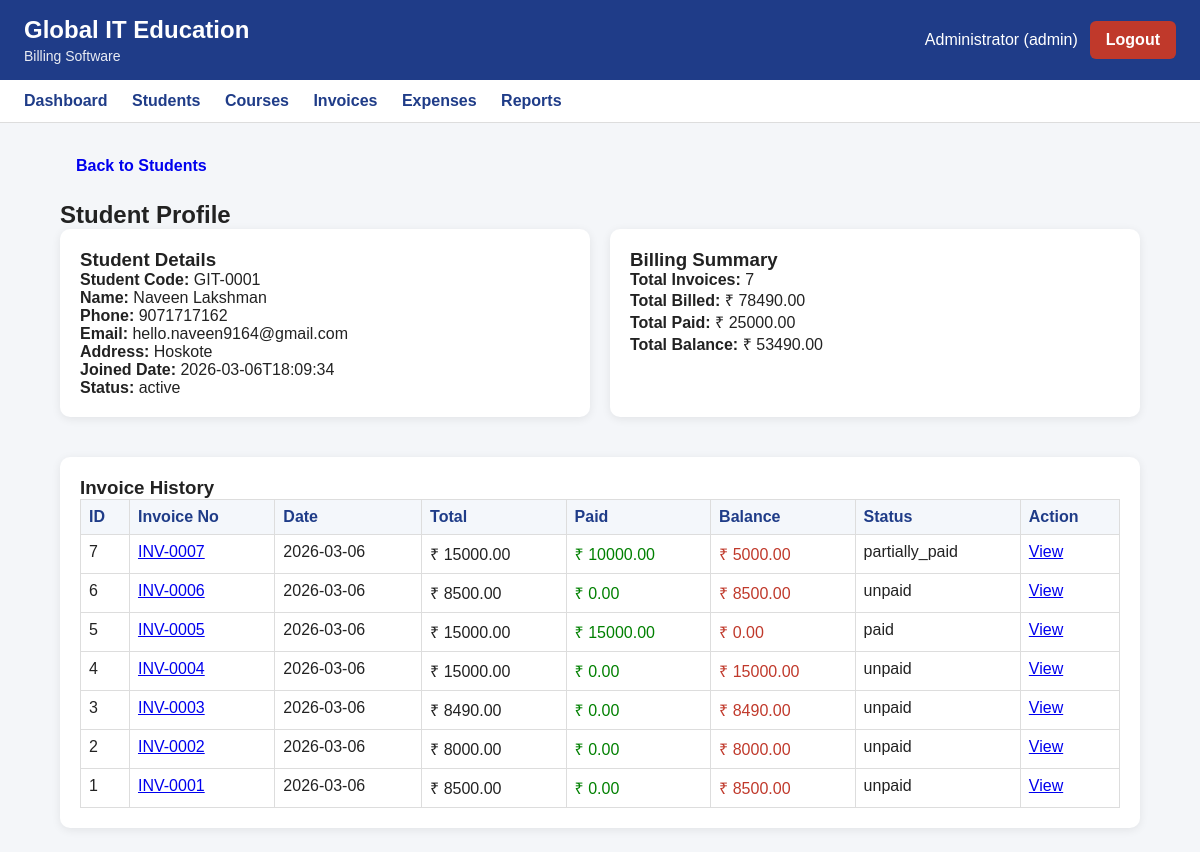
The app's page /student/1 (signed in) with its own data.
### tables this page shows
CREATE TABLE students (
            id INTEGER PRIMARY KEY AUTOINCREMENT,
            student_code TEXT NOT NULL UNIQUE,
            full_name TEXT NOT NULL,
            phone TEXT NOT NULL,
            email TEXT,
            address TEXT,
            joined_date TEXT NOT NULL,
            status TEXT NOT NULL DEFAULT 'active'
                CHECK(status IN ('active', 'completed', 'dropped')),
            created_at TEXT NOT NULL,
            updated_at TEXT
        , branch_id INTEGER);

CREATE TABLE invoices (
            id INTEGER PRIMARY KEY AUTOINCREMENT,
            invoice_no TEXT NOT NULL UNIQUE,
            student_id INTEGER NOT NULL,
            invoice_date TEXT NOT NULL,
            subtotal REAL NOT NULL DEFAULT 0,
            discount_type TEXT NOT NULL DEFAULT 'none'
                CHECK(discount_type IN ('none', 'fixed', 'percentage')),
            discount_value REAL NOT NULL DEFAULT 0,
            discount_amount REAL NOT NULL DEFAULT 0,
            total_amount REAL NOT NULL DEFAULT 0,
            installment_type TEXT NOT NULL DEFAULT 'full'
                CHECK(installment_type IN ('full', 'custom')),
            notes TEXT,
            status TEXT NOT NULL DEFAULT 'unpaid'
                CHECK(status IN ('unpaid', 'partially_paid', 'paid', 'cancelled')),
            created_by INTEGER NOT NULL,
            created_at TEXT NOT NULL,
            updated_at TEXT, branch_id INTEGER,
            FOREIGN KEY (student_id) REFERENCES students(id),
            FOREIGN KEY (created_by) REFERENCES users(id)
        );

### app.py (the view)
@app.route("/student/<int:student_id>")
@login_required
def student_profile(student_id):
    conn = get_conn()
    cur = conn.cursor()
    cur.execute("""
        SELECT *
        FROM students
        WHERE id = ?
    """, (student_id,))
    student = cur.fetchone()
    if not student:
        conn.close()
        flash("Student not found.", "danger")
        return redirect(url_for("students"))
    cur.execute("""
        SELECT
            invoices.id,
            invoices.invoice_no,
            invoices.invoice_date,
            invoices.total_amount,
            invoices.status,
            IFNULL(SUM(payments.amount_paid), 0) AS paid_amount
        FROM invoices
        LEFT JOIN payments
            ON payments.invoice_id = invoices.id
        WHERE invoices.student_id = ?
        GROUP BY invoices.id
        ORDER BY invoices.id DESC
    """, (student_id,))
    invoices = cur.fetchall()
    cur.execute("""
        SELECT
            COUNT(*) AS total_invoices,
            IFNULL(SUM(total_amount), 0) AS total_billed
        FROM invoices
        WHERE student_id = ?
    """, (student_id,))
    invoice_summary = cur.fetchone()
    cur.execute("""
        SELECT
            IFNULL(SUM(payments.amount_paid), 0) AS total_paid
        FROM payments
        JOIN invoices
            ON payments.invoice_id = invoices.id
        WHERE invoices.student_id = ?
    """, (student_id,))
    payment_summary = cur.fetchone()
    total_invoices = int(invoice_summary["total_invoices"] or 0)
    total_billed = float(invoice_summary["total_billed"] or 0)
    total_paid = float(payment_summary["total_paid"] or 0)
    total_balance = total_billed - total_paid
    conn.close()
    return render_template(
        "student_profile.html",
        student=student,
        invoices=invoices,
        total_invoices=total_invoices,
        total_billed=total_billed,
        total_paid=total_paid,
        total_balance=total_balance
    )

### app.py (called while the page is built)
def login_required(route_function):
    from functools import wraps
    @wraps(route_function)
    def wrapper(*args, **kwargs):
        if "user_id" not in session:
            flash("Please login first.", "warning")
            return redirect(url_for("login"))
        return route_function(*args, **kwargs)
    return wrapper

### db.py (called while the page is built)
def get_conn():
    conn = sqlite3.connect(DB_PATH)
    conn.row_factory = sqlite3.Row
    conn.execute("PRAGMA foreign_keys = ON;")
    return conn

### templates/student_profile.html
{% extends "base.html" %}
{% block content %}
<div class="page-actions no-print">
  <a class="btn" href="{{ url_for('students') }}">Back to Students</a>
</div>
<h2>Student Profile</h2>
<div class="grid">
  <div class="card">
    <h3>Student Details</h3>
    <p><strong>Student Code:</strong> {{ student.student_code }}</p>
    <p><strong>Name:</strong> {{ student.full_name }}</p>
    <p><strong>Phone:</strong> {{ student.phone or "-" }}</p>
    <p><strong>Email:</strong> {{ student.email or "-" }}</p>
    <p><strong>Address:</strong> {{ student.address or "-" }}</p>
    <p><strong>Joined Date:</strong> {{ student.joined_date }}</p>
    <p><strong>Status:</strong> {{ student.status }}</p>
  </div>
  <div class="card">
    <h3>Billing Summary</h3>
    <p><strong>Total Invoices:</strong> {{ total_invoices }}</p>
    <p><strong>Total Billed:</strong> ₹ {{ "%.2f"|format(total_billed or 0) }}</p>
    <p><strong>Total Paid:</strong> ₹ {{ "%.2f"|format(total_paid or 0) }}</p>
    <p><strong>Total Balance:</strong> ₹ {{ "%.2f"|format(total_balance or 0) }}</p>
  </div>
</div>
<div class="card">
  <h3>Invoice History</h3>
  <table border="1" width="100%" cellpadding="10" class="billing-table">
    <tr>
      <th>ID</th>
      <th>Invoice No</th>
      <th>Date</th>
      <th>Total</th>
      <th>Paid</th>
      <th>Balance</th>
      <th>Status</th>
      <th>Action</th>
    </tr>
    {% for inv in invoices %}
    {% set balance = (inv.total_amount or 0) - (inv.paid_amount or 0) %}
    <tr>
      <td>{{ inv.id }}</td>
      <td>
        <a href="{{ url_for('invoice_view', invoice_id=inv.id) }}">
          {{ inv.invoice_no }}
        </a>
      </td>
      <td>{{ inv.invoice_date }}</td>
      <td>₹ {{ "%.2f"|format(inv.total_amount or 0) }}</td>
      <td style="color:green;">₹ {{ "%.2f"|format(inv.paid_amount or 0) }}</td>
      <td style="color:#c0392b;">₹ {{ "%.2f"|format(balance or 0) }}</td>
      <td>{{ inv.status }}</td>
      <td>
        <a href="{{ url_for('invoice_view', invoice_id=inv.id) }}">View</a>
      </td>
    </tr>
    {% else %}
    <tr>
      <td colspan="8" style="text-align:center;">No invoices found for this student.</td>
    </tr>
    {% endfor %}
  </table>
</div>
{% endblock %}

### static/style.css (style rules this page uses)
* { box-sizing: border-box; margin: 0; padding: 0; font-family: Arial, sans-serif; }
body { background: #f4f6f9; color: #222; }
.card { background: white; border-radius: 10px; padding: 20px; margin-bottom: 20px; box-shadow: 0 2px 10px rgba(0,0,0,0.08); }
.btn { display: inline-block; text-decoration: none; border: none; padding: 10px 16px; border-radius: 6px; cursor: pointer; font-weight: bold; }
.grid { display: grid; grid-template-columns: repeat(auto-fit, minmax(220px, 1fr)); gap: 20px; margin-bottom: 20px; }
.billing-table { width: 100%; border-collapse: collapse; }
.billing-table th, .billing-table td { border: 1px solid #ddd; padding: 8px; vertical-align: top; }
.billing-table th { background: #f4f7fb; color: #1f3c88; text-align: left; }
.page-actions { margin-bottom: 16px; }

### records on screen
students: student_code "GIT-0001", full_name "Naveen Lakshman", phone "9071717162", email "hello.naveen9164@gmail.com", address "Hoskote", joined_date "2026-03-06T18:09:34", status "active"
invoices: id "7", invoice_no "INV-0007", invoice_date "2026-03-06", total_amount "15000.00", paid_amount "10000.00", balance "5000.00", status "partially_paid"
invoices: id "6", invoice_no "INV-0006", invoice_date "2026-03-06", total_amount "8500.00", paid_amount "0.00", balance "8500.00", status "unpaid"
invoices: id "5", invoice_no "INV-0005", invoice_date "2026-03-06", total_amount "15000.00", paid_amount "15000.00", balance "0.00", status "paid"
invoices: id "4", invoice_no "INV-0004", invoice_date "2026-03-06", total_amount "15000.00", paid_amount "0.00", balance "15000.00", status "unpaid"
invoices: id "3", invoice_no "INV-0003", invoice_date "2026-03-06", total_amount "8490.00", discount_value "0.00", status "unpaid"
invoices: id "2", invoice_no "INV-0002", invoice_date "2026-03-06", total_amount "8000.00", paid_amount "0.00", status "unpaid"
invoices: id "1", invoice_no "INV-0001", invoice_date "2026-03-06", total_amount "8500.00", paid_amount "0.00", balance "8500.00", status "unpaid"

### other values on screen
{{ session.get("full_name") }} "Administrator"
{{ session.get("role") }} "admin"
{{ total_invoices }} "7"
{{ "%.2f"|format(total_billed or 0) }} "78490.00"
{{ "%.2f"|format(total_paid or 0) }} "25000.00"
{{ "%.2f"|format(total_balance or 0) }} "53490.00"
